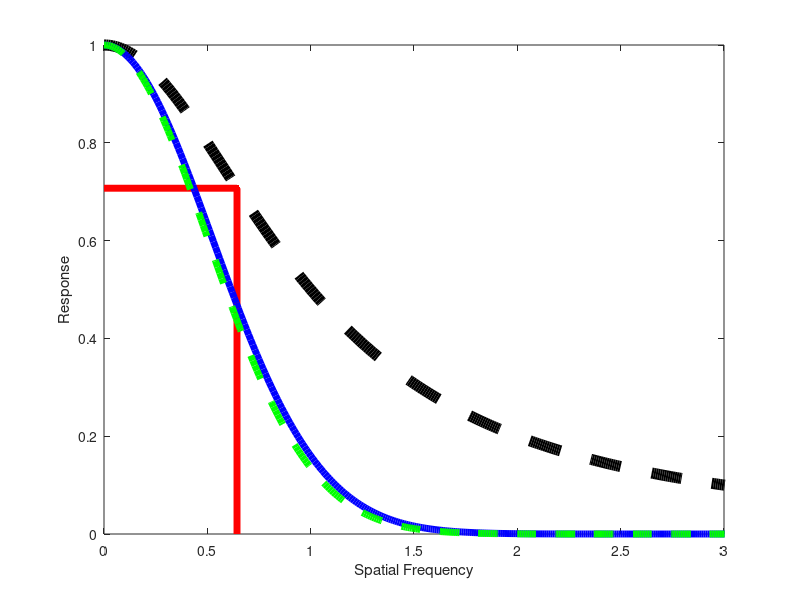

MATLAB code to generate this figure: (Note: this script raises an error after producing the figure.)
% Andrew Rhodes
% WVU
% Jan. 2018
% Compare the scale estimation technique by Fadaifard to our technique



close all
clear
clc


NumSteps = 50;
tau = 1;

%% Method of cutoff frequency 

maxsample = 10; 
ws = 0 : 0.01 : maxsample;
NumSample = length(ws);
ScaleParameterSpatial = zeros(NumSteps,1);
ScaleParameterFrequency = zeros(NumSteps,1);
cut = sqrt(log(2));
db3 = 1/sqrt(2);
ws2 = (ws.^2)';

H = zeros(NumSample, NumSteps);
H(:,1) = ones(NumSample,1) ;
h = 1 ./ ( ones(NumSample,1) + tau * ws2 );
CutoffFrequency = zeros(NumSteps,1);


for i = 1 : NumSteps - 1
    
    % Transfer function
    % 1st order
    H(:,i+1) = H(:,i) .* h;
    % Find the frequency at the cutoff values
    [uH, indH] = unique(H(:,i+1));
    CutoffFrequency(i+1,1) = interp1(uH, ws(indH), db3);
    % Change cutoff frequency to scale parameter
    ScaleParameterFrequency(i+1,1) = CutoffFrequency(i+1,1) / cut;   
    ScaleParameterSpatial(i+1,1) =  1 / ScaleParameterFrequency(i+1,1);

end


%% Method of natural scale growth 


ScaleParameterSpatialNatural = zeros(NumSteps,1);

for i = 1 : NumSteps - 1
   
    ScaleParameterSpatialNatural(i+1,1) = sqrt(2*i*tau);

end





j = 2;
figure
plot(ws, H(:,j),'k--','linewidth',8)
hold on
plot([CutoffFrequency(j) CutoffFrequency(j)],[0 db3],'r-','linewidth',5)
plot([0 CutoffFrequency(j)],[db3 db3],'r-','linewidth',5)
plot(CutoffFrequency(j), db3,'r.','markersize',14)
plot(ws, exp(-0.5*ws2/ScaleParameterFrequency(j+1,1)^2),'b-','linewidth',5)
plot(ws, exp(-0.5*ws2 * (2*j*tau)),'g--','linewidth',5)
xlim([0 3])
xlabel('Spatial Frequency')
ylabel('Response')
ax = gca;
ax.XAxis.FontSize = 50;
ax.YAxis.FontSize = 50;



%% Method of Faidarfard 

maxsamplef = [0.4082, 4, 8];

for n = maxsamplef
    
    wsf = (0:0.05:n)';
    wsf2 = wsf.^2;
    wsf4 = wsf2.^2;
    fs_frequency = zeros(NumSteps,1);
    
    for i = 1 : NumSteps
        fs_frequency(i,1) = sqrt( 0.5*sum(wsf4') ./ sum( (wsf2').*sum( log(1 + ones(i,1) * (wsf2')) ,1) ,2) );
    end
    
    plot(ws, exp(-0.5*ws2 / fs_frequency(j)^2), 'm-','linewidth',5)
    
    
end

xlim([0 3])
ylabel('Response')
xlabel('Spatial Frequency')
ax = gca;
ax.XAxis.FontSize = 55;
ax.YAxis.FontSize = 55;
tb1 = annotation('arrow',[0.55 0.35],[0.7 0.35]);
tb1.LineWidth = 5;
tb1.HeadWidth = 25;




%%%%%%%%%%%%%%%%%%%%%%%%%%%%%%%%%%%%%%%%%%%%%%%%%%%%%%%%%%%%%%%%%%%%%%%%%%%
% Plot in log-space

% figure
% j = 3;
% plot(ws,log(H1(:,j)),'k.')
% hold on
% plot(ws, log(exp(-0.5*ws2 / ScaleParameterFrequency1(j,1)^2)),'b-')
% plot(ws, log(exp(-0.5*ws2 * (2*j*tau))), 'g--')
% xlim([0 maxsample])
% ylim([-70 0])
% legend('1st Order Implicit Euler TF','Least Squares Gaussian','Cutoff Frequency Gaussian')
% ylabel('Intensity')
% xlabel('Spatial Frequency')
% 
% 
% 
% j = 3;
% figure
% plot(ws,log(H2(:,j)),'k:')
% hold on
% plot(ws, log(exp(-0.5*ws2 / ScaleParameterFrequency2(j,1)^2)),'b-')
% plot(ws, log(exp(-0.5*ws2 * (2*j*tau))),'g--')
% axis([0 4 -20 0])





